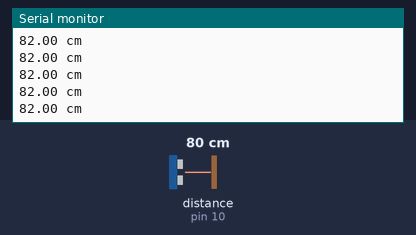
This sketch was run on a simulated Arduino Uno, built with avr-gcc and run on an emulated ATmega328P. On the bench: the last lines printed to the serial monitor. Wiring (inferred from the names in the program): ultrasonic range finder: trigger pin 9; echo pin 10. The inputs (shaded band) are chosen by the test bench; at power-on: distance to the obstacle (sensor on pin 10) 80 cm. The echo pulse lasts 58.3 µs per cm.

Above: at 1.2 s.
1.3 s: distance to the obstacle (sensor on pin 10) set to 299 cm
At 1.62 s:
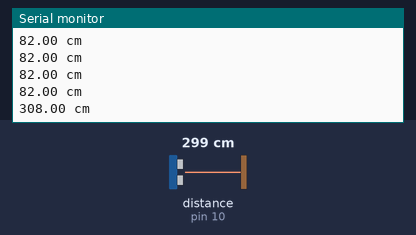
4.3 s: distance to the obstacle (sensor on pin 10) set to 2 cm
At 4.45 s:
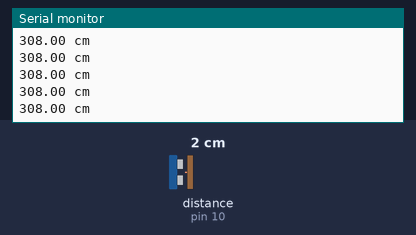
Timing chart, 0 to 7.3 s (numbered marks = the images above; inputs shaded):
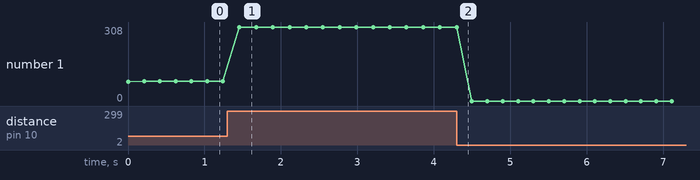

Measured:
- after the input at 1.3 s, the serial monitor: prints a new line after 0.16 s (image 1)
- plotted number 1: 82 → 308 after the input at 1.3 s, 308 → 0 after the input at 4.3 s

The sketch:

ultrasonic-hc-sr04.ino
```cpp
const byte TRIGGER_PIN = 9;
const byte ECHO_PIN = 10;

float duration, distance;


void setup() {
  Serial.begin(9600);

  pinMode(TRIGGER_PIN, OUTPUT);
  pinMode(ECHO_PIN, INPUT);
}

void loop() {
  // Messung beginnen
  // 10 Mikrosekunden lang Schall abgeben
  digitalWrite(TRIGGER_PIN, LOW);
  delayMicroseconds(2);
  digitalWrite(TRIGGER_PIN, HIGH);
  delayMicroseconds(10);
  digitalWrite(TRIGGER_PIN, LOW);

  // Messing abschließen
  duration = pulseIn(ECHO_PIN, HIGH);
  // In Entfernung umrechnen
  distance = (duration * .0343) / 2;

  float minDist = 4.27; // Soll: 3.0
  float maxDist = 29.52; // Soll: 29.7
  distance = map(distance, minDist, maxDist, 3.0, 29.7);

  // Ausgabe
  Serial.print(distance);
  Serial.print(" cm");
  Serial.println();

  // Warten vor der nächsten Messung
  delay(200);
}
```
